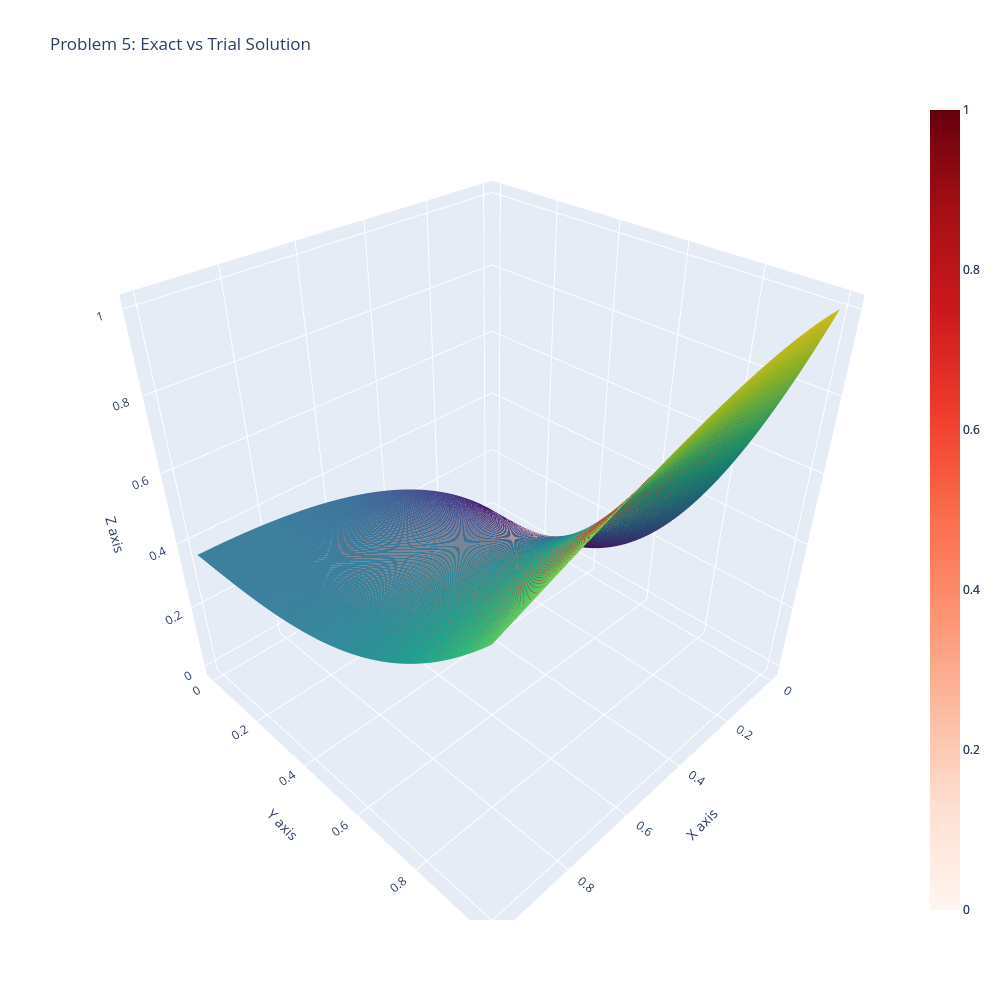

Notebook cell for this chart:
### Code cell
utils.plot_pde_surface_comparison_plotly(
    exact_fun=exact_solution_pb5,
    trial_fun=trial_solution_pb5,
    N=N5,
    num_points=100,
    title='Problem 5: Exact vs Trial Solution'
)

### Figure 1 — Plotly figure (JSON) as saved in the notebook; plotly's stock layout.template omitted (floating-point values rounded to 4 significant figures; data arrays with more than 128 entries replaced by an {"elided": "..."} marker saying what was removed)
{"data": [{"colorscale": [[0, "#440154"], [0.1111, "#482878"], [0.2222, "#3e4989"], [0.3333, "#31688e"], [0.4444, "#26828e"], [0.5556, "#1f9e89"], [0.6667, "#35b779"], [0.7778, "#6ece58"], [0.8889, "#b5de2b"], [1, "#fde725"]], "name": "Exact Solution", "type": "surface", "x": {"elided": "100x100 float values"}, "y": {"elided": "100x100 float values"}, "z": {"elided": "100x100 float values"}}, {"colorscale": [[0, "rgb(255,245,240)"], [0.125, "rgb(254,224,210)"], [0.25, "rgb(252,187,161)"], [0.375, "rgb(252,146,114)"], [0.5, "rgb(251,106,74)"], [0.625, "rgb(239,59,44)"], [0.75, "rgb(203,24,29)"], [0.875, "rgb(165,15,21)"], [1, "rgb(103,0,13)"]], "name": "Trial Solution", "opacity": 0.6, "type": "surface", "x": {"elided": "100x100 float values"}, "y": {"elided": "100x100 float values"}, "z": {"elided": "100x100 float values"}}], "layout": {"height": 1000, "scene": {"xaxis": {"title": {"text": "X axis"}}, "yaxis": {"title": {"text": "Y axis"}}, "zaxis": {"title": {"text": "Z axis"}}}, "title": {"text": "Problem 5: Exact vs Trial Solution"}, "width": 1000}}
